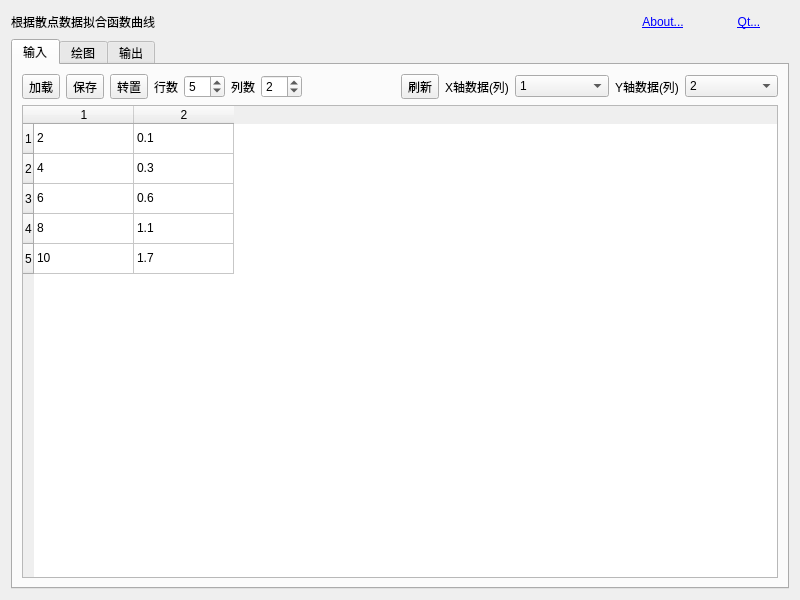
<?xml version="1.0" encoding="UTF-8"?>
<ui version="4.0">
 <class>Widget</class>
 <widget class="QWidget" name="Widget">
  <property name="geometry">
   <rect>
    <x>0</x>
    <y>0</y>
    <width>800</width>
    <height>600</height>
   </rect>
  </property>
  <property name="windowTitle">
   <string>Widget</string>
  </property>
  <property name="windowIcon">
   <iconset resource="resource.qrc">
    <normaloff>:/image/curve.png</normaloff>:/image/curve.png</iconset>
  </property>
  <layout class="QVBoxLayout" name="verticalLayout">
   <item>
    <layout class="QHBoxLayout" name="headhbpx">
     <item>
      <widget class="QLabel" name="label">
       <property name="text">
        <string>根据散点数据拟合函数曲线</string>
       </property>
      </widget>
     </item>
     <item>
      <spacer name="horizontalSpacer">
       <property name="orientation">
        <enum>Qt::Orientation::Horizontal</enum>
       </property>
       <property name="sizeHint" stdset="0">
        <size>
         <width>40</width>
         <height>20</height>
        </size>
       </property>
      </spacer>
     </item>
     <item>
      <widget class="QPushButton" name="aboutBtn">
       <property name="toolTip">
        <string>版本信息</string>
       </property>
       <property name="styleSheet">
        <string notr="true">font: 9pt &quot;Microsoft YaHei UI&quot;;
text-decoration: underline;
color: rgb(0, 0, 255);</string>
       </property>
       <property name="text">
        <string notr="true">About...</string>
       </property>
       <property name="default">
        <bool>true</bool>
       </property>
       <property name="flat">
        <bool>true</bool>
       </property>
      </widget>
     </item>
     <item>
      <widget class="QPushButton" name="qtBtn">
       <property name="toolTip">
        <string>显示Qt版本</string>
       </property>
       <property name="styleSheet">
        <string notr="true">font: 9pt &quot;Microsoft YaHei UI&quot;;
text-decoration: underline;
color: rgb(0, 0, 255);</string>
       </property>
       <property name="text">
        <string notr="true">Qt...</string>
       </property>
       <property name="flat">
        <bool>true</bool>
       </property>
      </widget>
     </item>
    </layout>
   </item>
   <item>
    <widget class="QTabWidget" name="tabWidget">
     <property name="currentIndex">
      <number>0</number>
     </property>
     <widget class="QWidget" name="tabIn">
      <attribute name="title">
       <string>输入</string>
      </attribute>
      <layout class="QVBoxLayout" name="verticalLayout_3">
       <item>
        <layout class="QHBoxLayout" name="hhbox">
         <item>
          <widget class="QToolButton" name="loadBtn">
           <property name="toolTip">
            <string>从文件加载数据</string>
           </property>
           <property name="text">
            <string>加载</string>
           </property>
           <property name="icon">
            <iconset theme="QIcon::ThemeIcon::DocumentOpen"/>
           </property>
          </widget>
         </item>
         <item>
          <widget class="QToolButton" name="saveBtn">
           <property name="toolTip">
            <string>保存数据到文件</string>
           </property>
           <property name="text">
            <string>保存</string>
           </property>
           <property name="icon">
            <iconset theme="QIcon::ThemeIcon::DocumentSaveAs"/>
           </property>
          </widget>
         </item>
         <item>
          <widget class="QToolButton" name="transBtn">
           <property name="toolTip">
            <string>转置表格数据</string>
           </property>
           <property name="text">
            <string>转置</string>
           </property>
           <property name="icon">
            <iconset theme="QIcon::ThemeIcon::MediaPlaylistShuffle"/>
           </property>
          </widget>
         </item>
         <item>
          <widget class="QLabel" name="label_14">
           <property name="text">
            <string>行数</string>
           </property>
          </widget>
         </item>
         <item>
          <widget class="QSpinBox" name="rowSpin">
           <property name="toolTip">
            <string>输入行数</string>
           </property>
           <property name="minimum">
            <number>0</number>
           </property>
           <property name="value">
            <number>5</number>
           </property>
          </widget>
         </item>
         <item>
          <widget class="QLabel" name="label_15">
           <property name="text">
            <string>列数</string>
           </property>
          </widget>
         </item>
         <item>
          <widget class="QSpinBox" name="colSpin">
           <property name="toolTip">
            <string>输入列数</string>
           </property>
           <property name="minimum">
            <number>0</number>
           </property>
           <property name="value">
            <number>2</number>
           </property>
          </widget>
         </item>
         <item>
          <spacer name="hSpace1">
           <property name="orientation">
            <enum>Qt::Orientation::Horizontal</enum>
           </property>
           <property name="sizeHint" stdset="0">
            <size>
             <width>40</width>
             <height>20</height>
            </size>
           </property>
          </spacer>
         </item>
         <item>
          <widget class="QToolButton" name="refreshBtn">
           <property name="toolTip">
            <string>刷新表格并初始化X轴和Y轴数据</string>
           </property>
           <property name="text">
            <string>刷新</string>
           </property>
           <property name="icon">
            <iconset theme="QIcon::ThemeIcon::SystemReboot"/>
           </property>
          </widget>
         </item>
         <item>
          <widget class="QLabel" name="label_16">
           <property name="text">
            <string>X轴数据(列)</string>
           </property>
          </widget>
         </item>
         <item>
          <widget class="QComboBox" name="xDataBox">
           <property name="sizePolicy">
            <sizepolicy hsizetype="Expanding" vsizetype="Fixed">
             <horstretch>0</horstretch>
             <verstretch>0</verstretch>
            </sizepolicy>
           </property>
           <property name="toolTip">
            <string>选择作为X轴数据输入的列</string>
           </property>
           <item>
            <property name="text">
             <string notr="true">1</string>
            </property>
           </item>
           <item>
            <property name="text">
             <string notr="true">2</string>
            </property>
           </item>
          </widget>
         </item>
         <item>
          <widget class="QLabel" name="label_17">
           <property name="text">
            <string>Y轴数据(列)</string>
           </property>
          </widget>
         </item>
         <item>
          <widget class="QComboBox" name="yDataBox">
           <property name="sizePolicy">
            <sizepolicy hsizetype="Expanding" vsizetype="Fixed">
             <horstretch>0</horstretch>
             <verstretch>0</verstretch>
            </sizepolicy>
           </property>
           <property name="toolTip">
            <string>选择作为Y轴数据输入的列</string>
           </property>
           <property name="currentIndex">
            <number>1</number>
           </property>
           <item>
            <property name="text">
             <string notr="true">1</string>
            </property>
           </item>
           <item>
            <property name="text">
             <string notr="true">2</string>
            </property>
           </item>
          </widget>
         </item>
        </layout>
       </item>
       <item>
        <widget class="CleverTableWidget" name="inputTable">
         <row/>
         <row/>
         <row/>
         <row/>
         <row/>
         <column/>
         <column/>
         <item row="0" column="0">
          <property name="text">
           <string notr="true">2</string>
          </property>
         </item>
         <item row="0" column="1">
          <property name="text">
           <string notr="true">0.1</string>
          </property>
         </item>
         <item row="1" column="0">
          <property name="text">
           <string notr="true">4</string>
          </property>
         </item>
         <item row="1" column="1">
          <property name="text">
           <string notr="true">0.3</string>
          </property>
         </item>
         <item row="2" column="0">
          <property name="text">
           <string notr="true">6</string>
          </property>
         </item>
         <item row="2" column="1">
          <property name="text">
           <string notr="true">0.6</string>
          </property>
         </item>
         <item row="3" column="0">
          <property name="text">
           <string notr="true">8</string>
          </property>
         </item>
         <item row="3" column="1">
          <property name="text">
           <string notr="true">1.1</string>
          </property>
         </item>
         <item row="4" column="0">
          <property name="text">
           <string notr="true">10</string>
          </property>
         </item>
         <item row="4" column="1">
          <property name="text">
           <string notr="true">1.7</string>
          </property>
         </item>
        </widget>
       </item>
      </layout>
     </widget>
     <widget class="QWidget" name="tabPlot">
      <attribute name="title">
       <string>绘图</string>
      </attribute>
      <layout class="QVBoxLayout" name="verticalLayout_5">
       <item>
        <layout class="QHBoxLayout" name="hbox1">
         <item>
          <spacer name="horizontalSpacer_4">
           <property name="orientation">
            <enum>Qt::Orientation::Horizontal</enum>
           </property>
           <property name="sizeHint" stdset="0">
            <size>
             <width>40</width>
             <height>20</height>
            </size>
           </property>
          </spacer>
         </item>
         <item>
          <widget class="QLabel" name="label_5">
           <property name="text">
            <string>X轴</string>
           </property>
          </widget>
         </item>
         <item>
          <widget class="QCheckBox" name="xLabelCheck">
           <property name="text">
            <string>显示轴标题</string>
           </property>
           <property name="checked">
            <bool>true</bool>
           </property>
          </widget>
         </item>
         <item>
          <widget class="QLineEdit" name="xLabelIn">
           <property name="toolTip">
            <string>输入X轴标题</string>
           </property>
           <property name="text">
            <string notr="true">L/min</string>
           </property>
          </widget>
         </item>
         <item>
          <widget class="QLabel" name="label_11">
           <property name="text">
            <string>小数位数</string>
           </property>
          </widget>
         </item>
         <item>
          <widget class="QSpinBox" name="decimalXBox">
           <property name="toolTip">
            <string>X轴数据及绘图坐标数字显示的小数位数</string>
           </property>
           <property name="value">
            <number>1</number>
           </property>
          </widget>
         </item>
         <item>
          <widget class="QCheckBox" name="scientificXCheck">
           <property name="toolTip">
            <string>X轴数据及绘图坐标是否采用科学计数法</string>
           </property>
           <property name="text">
            <string>科学记数法</string>
           </property>
          </widget>
         </item>
        </layout>
       </item>
       <item>
        <layout class="QHBoxLayout" name="hbox2">
         <item>
          <spacer name="horizontalSpacer_5">
           <property name="orientation">
            <enum>Qt::Orientation::Horizontal</enum>
           </property>
           <property name="sizeHint" stdset="0">
            <size>
             <width>40</width>
             <height>20</height>
            </size>
           </property>
          </spacer>
         </item>
         <item>
          <widget class="QLabel" name="label_6">
           <property name="text">
            <string>Y轴</string>
           </property>
          </widget>
         </item>
         <item>
          <widget class="QCheckBox" name="yLabelCheck">
           <property name="text">
            <string>显示轴标题</string>
           </property>
           <property name="checked">
            <bool>true</bool>
           </property>
          </widget>
         </item>
         <item>
          <widget class="QLineEdit" name="yLabelIn">
           <property name="toolTip">
            <string>输入Y轴标题</string>
           </property>
           <property name="text">
            <string notr="true">kPa</string>
           </property>
          </widget>
         </item>
         <item>
          <widget class="QLabel" name="label_12">
           <property name="text">
            <string>小数位数</string>
           </property>
          </widget>
         </item>
         <item>
          <widget class="QSpinBox" name="decimalYBox">
           <property name="toolTip">
            <string>Y轴数据及绘图坐标数字显示的小数位数</string>
           </property>
           <property name="value">
            <number>3</number>
           </property>
          </widget>
         </item>
         <item>
          <widget class="QCheckBox" name="scientificYCheck">
           <property name="toolTip">
            <string>Y轴数据及绘图坐标是否采用科学计数法</string>
           </property>
           <property name="text">
            <string>科学记数法</string>
           </property>
          </widget>
         </item>
        </layout>
       </item>
       <item>
        <layout class="QHBoxLayout" name="hhbox1">
         <item>
          <spacer name="hSpace2">
           <property name="orientation">
            <enum>Qt::Orientation::Horizontal</enum>
           </property>
           <property name="sizeHint" stdset="0">
            <size>
             <width>40</width>
             <height>20</height>
            </size>
           </property>
          </spacer>
         </item>
         <item>
          <widget class="QCheckBox" name="titleDisplayCheck">
           <property name="toolTip">
            <string>是否在绘图中显示标题</string>
           </property>
           <property name="text">
            <string>显示图表标题</string>
           </property>
          </widget>
         </item>
         <item>
          <widget class="QLineEdit" name="titleIn">
           <property name="enabled">
            <bool>false</bool>
           </property>
           <property name="toolTip">
            <string>输入图表标题</string>
           </property>
           <property name="text">
            <string notr="true">Flow-PressureDrop</string>
           </property>
          </widget>
         </item>
         <item>
          <widget class="QCheckBox" name="legendShowCheck">
           <property name="toolTip">
            <string>是否显示图例标签</string>
           </property>
           <property name="text">
            <string>显示图例</string>
           </property>
          </widget>
         </item>
         <item>
          <widget class="QToolButton" name="plotBtn">
           <property name="toolTip">
            <string>刷新绘图显示</string>
           </property>
           <property name="text">
            <string>刷新</string>
           </property>
           <property name="icon">
            <iconset theme="QIcon::ThemeIcon::ViewRefresh"/>
           </property>
          </widget>
         </item>
         <item>
          <widget class="QToolButton" name="setPlotBtn">
           <property name="toolTip">
            <string>设置绘图参数</string>
           </property>
           <property name="text">
            <string>设置绘图</string>
           </property>
           <property name="icon">
            <iconset theme="QIcon::ThemeIcon::DocumentProperties"/>
           </property>
          </widget>
         </item>
         <item>
          <widget class="QToolButton" name="setPlotSizeBtn">
           <property name="toolTip">
            <string>设置绘图区域大小</string>
           </property>
           <property name="text">
            <string>设置大小</string>
           </property>
           <property name="icon">
            <iconset theme="QIcon::ThemeIcon::ViewFullscreen"/>
           </property>
          </widget>
         </item>
         <item>
          <widget class="QToolButton" name="adjustPlotBtn">
           <property name="toolTip">
            <string>自适应绘图区域大小</string>
           </property>
           <property name="text">
            <string>自适应大小</string>
           </property>
           <property name="icon">
            <iconset theme="QIcon::ThemeIcon::ZoomFitBest"/>
           </property>
          </widget>
         </item>
         <item>
          <widget class="QToolButton" name="savePlotBtn">
           <property name="toolTip">
            <string>保存图片</string>
           </property>
           <property name="text">
            <string>保存</string>
           </property>
           <property name="icon">
            <iconset theme="QIcon::ThemeIcon::CameraPhoto"/>
           </property>
          </widget>
         </item>
        </layout>
       </item>
       <item>
        <widget class="QScrollArea" name="sarea">
         <property name="widgetResizable">
          <bool>true</bool>
         </property>
         <widget class="QWidget" name="scontents">
          <property name="geometry">
           <rect>
            <x>0</x>
            <y>0</y>
            <width>756</width>
            <height>412</height>
           </rect>
          </property>
          <layout class="QHBoxLayout" name="horizontalLayout_2">
           <item>
            <layout class="QVBoxLayout" name="sbox"/>
           </item>
          </layout>
         </widget>
        </widget>
       </item>
      </layout>
     </widget>
     <widget class="QWidget" name="taOut">
      <attribute name="title">
       <string>输出</string>
      </attribute>
      <layout class="QVBoxLayout" name="verticalLayout_4">
       <item>
        <layout class="QHBoxLayout" name="hbox6">
         <item>
          <layout class="QVBoxLayout" name="vl1">
           <item>
            <layout class="QHBoxLayout" name="hl1">
             <item>
              <widget class="QLabel" name="label_7">
               <property name="text">
                <string>方法</string>
               </property>
              </widget>
             </item>
             <item>
              <widget class="QComboBox" name="comboBox">
               <property name="toolTip">
                <string>选择拟合的函数类型</string>
               </property>
               <item>
                <property name="text">
                 <string>多项式</string>
                </property>
               </item>
               <item>
                <property name="text">
                 <string>指数</string>
                </property>
               </item>
               <item>
                <property name="text">
                 <string>对数</string>
                </property>
               </item>
               <item>
                <property name="text">
                 <string>乘幂</string>
                </property>
               </item>
              </widget>
             </item>
             <item>
              <widget class="QLabel" name="funcLabel">
               <property name="text">
                <string notr="true">...</string>
               </property>
               <property name="textFormat">
                <enum>Qt::TextFormat::RichText</enum>
               </property>
               <property name="scaledContents">
                <bool>false</bool>
               </property>
               <property name="wordWrap">
                <bool>false</bool>
               </property>
              </widget>
             </item>
             <item>
              <widget class="QLabel" name="label_13">
               <property name="text">
                <string notr="true"/>
               </property>
              </widget>
             </item>
             <item>
              <spacer name="hSpace3">
               <property name="orientation">
                <enum>Qt::Orientation::Horizontal</enum>
               </property>
               <property name="sizeHint" stdset="0">
                <size>
                 <width>40</width>
                 <height>20</height>
                </size>
               </property>
              </spacer>
             </item>
            </layout>
           </item>
           <item>
            <layout class="QHBoxLayout" name="hl2">
             <item>
              <widget class="QLabel" name="label_8">
               <property name="text">
                <string>多项式次数</string>
               </property>
              </widget>
             </item>
             <item>
              <widget class="QSpinBox" name="numberSpin">
               <property name="toolTip">
                <string>输入多项式函数的次数，最小次数为1</string>
               </property>
               <property name="minimum">
                <number>1</number>
               </property>
               <property name="value">
                <number>2</number>
               </property>
              </widget>
             </item>
             <item>
              <widget class="QCheckBox" name="interceptCheck">
               <property name="toolTip">
                <string>设置截距</string>
               </property>
               <property name="text">
                <string>设置截距</string>
               </property>
              </widget>
             </item>
             <item>
              <widget class="QLineEdit" name="interceptIn">
               <property name="enabled">
                <bool>false</bool>
               </property>
               <property name="toolTip">
                <string>输入截距数值</string>
               </property>
               <property name="text">
                <string notr="true">0.0</string>
               </property>
              </widget>
             </item>
             <item>
              <spacer name="horizontalSpacer_2">
               <property name="orientation">
                <enum>Qt::Orientation::Horizontal</enum>
               </property>
               <property name="sizeHint" stdset="0">
                <size>
                 <width>40</width>
                 <height>20</height>
                </size>
               </property>
              </spacer>
             </item>
            </layout>
           </item>
           <item>
            <widget class="CleverTableWidget" name="outputTable">
             <property name="editTriggers">
              <set>QAbstractItemView::EditTrigger::NoEditTriggers</set>
             </property>
             <attribute name="horizontalHeaderVisible">
              <bool>true</bool>
             </attribute>
             <row>
              <property name="text">
               <string notr="true">r^2</string>
              </property>
             </row>
             <row>
              <property name="text">
               <string notr="true">a0</string>
              </property>
             </row>
             <row>
              <property name="text">
               <string notr="true">a1</string>
              </property>
             </row>
             <row>
              <property name="text">
               <string notr="true">a2</string>
              </property>
             </row>
             <column>
              <property name="text">
               <string notr="true">x</string>
              </property>
             </column>
             <item row="0" column="0">
              <property name="text">
               <string notr="true">0.96</string>
              </property>
             </item>
             <item row="1" column="0">
              <property name="text">
               <string notr="true">.125</string>
              </property>
             </item>
             <item row="2" column="0">
              <property name="text">
               <string notr="true">1.12</string>
              </property>
             </item>
             <item row="3" column="0">
              <property name="text">
               <string notr="true">0.322</string>
              </property>
             </item>
            </widget>
           </item>
          </layout>
         </item>
         <item>
          <layout class="QVBoxLayout" name="vl2">
           <item>
            <layout class="QHBoxLayout" name="hbox5">
             <item>
              <spacer name="horizontalSpacer_3">
               <property name="orientation">
                <enum>Qt::Orientation::Horizontal</enum>
               </property>
               <property name="sizeHint" stdset="0">
                <size>
                 <width>40</width>
                 <height>20</height>
                </size>
               </property>
              </spacer>
             </item>
             <item>
              <widget class="QLabel" name="label_4">
               <property name="text">
                <string>小数位数</string>
               </property>
              </widget>
             </item>
             <item>
              <widget class="QSpinBox" name="decimalOutBox">
               <property name="toolTip">
                <string>输出系数的小数位数</string>
               </property>
               <property name="value">
                <number>6</number>
               </property>
              </widget>
             </item>
             <item>
              <widget class="QCheckBox" name="scientificOutCheck">
               <property name="toolTip">
                <string>输出系数是否采用科学计数法</string>
               </property>
               <property name="text">
                <string>科学记数法</string>
               </property>
               <property name="checked">
                <bool>true</bool>
               </property>
              </widget>
             </item>
             <item>
              <widget class="QToolButton" name="fitBtn">
               <property name="toolTip">
                <string>根据输入散点数据计算拟合曲线的系数</string>
               </property>
               <property name="text">
                <string>计算系数</string>
               </property>
               <property name="icon">
                <iconset theme="QIcon::ThemeIcon::MediaPlaybackStart"/>
               </property>
              </widget>
             </item>
             <item>
              <widget class="QToolButton" name="curveBtn">
               <property name="toolTip">
                <string>更新绘图显示并添加拟合的函数曲线</string>
               </property>
               <property name="text">
                <string>更新曲线</string>
               </property>
               <property name="icon">
                <iconset theme="QIcon::ThemeIcon::ViewRefresh"/>
               </property>
              </widget>
             </item>
            </layout>
           </item>
           <item>
            <widget class="QTextEdit" name="outputEdit">
             <property name="documentTitle">
              <string notr="true"/>
             </property>
             <property name="readOnly">
              <bool>true</bool>
             </property>
             <property name="markdown">
              <string notr="true">y=0.125+1.12\*x+0.322*pow(x,2)

r^2=0.96

</string>
             </property>
             <property name="html">
              <string notr="true">&lt;!DOCTYPE HTML PUBLIC &quot;-//W3C//DTD HTML 4.0//EN&quot; &quot;http://www.w3.org/TR/REC-html40/strict.dtd&quot;&gt;
&lt;html&gt;&lt;head&gt;&lt;meta name=&quot;qrichtext&quot; content=&quot;1&quot; /&gt;&lt;meta charset=&quot;utf-8&quot; /&gt;&lt;style type=&quot;text/css&quot;&gt;
p, li { white-space: pre-wrap; }
hr { height: 1px; border-width: 0; }
li.unchecked::marker { content: &quot;\2610&quot;; }
li.checked::marker { content: &quot;\2612&quot;; }
&lt;/style&gt;&lt;/head&gt;&lt;body style=&quot; font-family:'Microsoft YaHei UI'; font-size:9pt; font-weight:400; font-style:normal;&quot;&gt;
&lt;p style=&quot; margin-top:6px; margin-bottom:6px; margin-left:0px; margin-right:0px; -qt-block-indent:0; text-indent:0px;&quot;&gt;y=0.125+1.12*x+0.322*pow(x,2)&lt;/p&gt;
&lt;p style=&quot; margin-top:6px; margin-bottom:6px; margin-left:0px; margin-right:0px; -qt-block-indent:0; text-indent:0px;&quot;&gt;r^2=0.96&lt;/p&gt;&lt;/body&gt;&lt;/html&gt;</string>
             </property>
            </widget>
           </item>
          </layout>
         </item>
        </layout>
       </item>
       <item>
        <layout class="QHBoxLayout" name="hbox4">
         <item>
          <widget class="QLabel" name="label_9">
           <property name="text">
            <string>X点</string>
           </property>
          </widget>
         </item>
         <item>
          <widget class="QLineEdit" name="xIn">
           <property name="toolTip">
            <string>给定X值</string>
           </property>
           <property name="text">
            <string notr="true"/>
           </property>
          </widget>
         </item>
         <item>
          <widget class="QToolButton" name="calcYOut">
           <property name="toolTip">
            <string>根据给定的X值计算Y值</string>
           </property>
           <property name="text">
            <string>计算Y值</string>
           </property>
           <property name="icon">
            <iconset theme="QIcon::ThemeIcon::MediaSeekForward"/>
           </property>
          </widget>
         </item>
         <item>
          <widget class="QLineEdit" name="yOut">
           <property name="toolTip">
            <string>根据给定的X值计算Y值结果</string>
           </property>
           <property name="text">
            <string notr="true"/>
           </property>
           <property name="readOnly">
            <bool>true</bool>
           </property>
          </widget>
         </item>
         <item>
          <spacer name="hSpace4">
           <property name="orientation">
            <enum>Qt::Orientation::Horizontal</enum>
           </property>
           <property name="sizeHint" stdset="0">
            <size>
             <width>40</width>
             <height>20</height>
            </size>
           </property>
          </spacer>
         </item>
         <item>
          <widget class="QLabel" name="label_10">
           <property name="text">
            <string>Y点</string>
           </property>
          </widget>
         </item>
         <item>
          <widget class="QLineEdit" name="yIn">
           <property name="toolTip">
            <string>给定Y值</string>
           </property>
           <property name="text">
            <string notr="true"/>
           </property>
          </widget>
         </item>
         <item>
          <widget class="QToolButton" name="calcXOut">
           <property name="toolTip">
            <string>根据给定的Y值计算X值</string>
           </property>
           <property name="text">
            <string>计算X值</string>
           </property>
           <property name="icon">
            <iconset theme="QIcon::ThemeIcon::MediaSeekBackward"/>
           </property>
          </widget>
         </item>
         <item>
          <widget class="QLineEdit" name="xOut">
           <property name="toolTip">
            <string>根据给定的Y值计算X值结果</string>
           </property>
           <property name="text">
            <string notr="true"/>
           </property>
           <property name="readOnly">
            <bool>true</bool>
           </property>
          </widget>
         </item>
        </layout>
       </item>
      </layout>
     </widget>
    </widget>
   </item>
  </layout>
 </widget>
 <customwidgets>
  <customwidget>
   <class>CleverTableWidget</class>
   <extends>QTableWidget</extends>
   <header>clevertw</header>
  </customwidget>
 </customwidgets>
 <resources>
  <include location="resource.qrc"/>
 </resources>
 <connections>
  <connection>
   <sender>interceptCheck</sender>
   <signal>toggled(bool)</signal>
   <receiver>interceptIn</receiver>
   <slot>setEnabled(bool)</slot>
   <hints>
    <hint type="sourcelabel">
     <x>124</x>
     <y>283</y>
    </hint>
    <hint type="destinationlabel">
     <x>194</x>
     <y>283</y>
    </hint>
   </hints>
  </connection>
  <connection>
   <sender>titleDisplayCheck</sender>
   <signal>toggled(bool)</signal>
   <receiver>titleIn</receiver>
   <slot>setEnabled(bool)</slot>
   <hints>
    <hint type="sourcelabel">
     <x>451</x>
     <y>138</y>
    </hint>
    <hint type="destinationlabel">
     <x>552</x>
     <y>138</y>
    </hint>
   </hints>
  </connection>
  <connection>
   <sender>xLabelCheck</sender>
   <signal>toggled(bool)</signal>
   <receiver>xLabelIn</receiver>
   <slot>setEnabled(bool)</slot>
   <hints>
    <hint type="sourcelabel">
     <x>400</x>
     <y>85</y>
    </hint>
    <hint type="destinationlabel">
     <x>602</x>
     <y>85</y>
    </hint>
   </hints>
  </connection>
  <connection>
   <sender>xLabelCheck</sender>
   <signal>toggled(bool)</signal>
   <receiver>decimalXBox</receiver>
   <slot>setEnabled(bool)</slot>
   <hints>
    <hint type="sourcelabel">
     <x>400</x>
     <y>85</y>
    </hint>
    <hint type="destinationlabel">
     <x>849</x>
     <y>85</y>
    </hint>
   </hints>
  </connection>
  <connection>
   <sender>xLabelCheck</sender>
   <signal>toggled(bool)</signal>
   <receiver>scientificXCheck</receiver>
   <slot>setEnabled(bool)</slot>
   <hints>
    <hint type="sourcelabel">
     <x>400</x>
     <y>85</y>
    </hint>
    <hint type="destinationlabel">
     <x>933</x>
     <y>85</y>
    </hint>
   </hints>
  </connection>
  <connection>
   <sender>yLabelCheck</sender>
   <signal>toggled(bool)</signal>
   <receiver>yLabelIn</receiver>
   <slot>setEnabled(bool)</slot>
   <hints>
    <hint type="sourcelabel">
     <x>400</x>
     <y>115</y>
    </hint>
    <hint type="destinationlabel">
     <x>602</x>
     <y>115</y>
    </hint>
   </hints>
  </connection>
  <connection>
   <sender>yLabelCheck</sender>
   <signal>toggled(bool)</signal>
   <receiver>decimalYBox</receiver>
   <slot>setEnabled(bool)</slot>
   <hints>
    <hint type="sourcelabel">
     <x>400</x>
     <y>115</y>
    </hint>
    <hint type="destinationlabel">
     <x>849</x>
     <y>115</y>
    </hint>
   </hints>
  </connection>
  <connection>
   <sender>yLabelCheck</sender>
   <signal>toggled(bool)</signal>
   <receiver>scientificYCheck</receiver>
   <slot>setEnabled(bool)</slot>
   <hints>
    <hint type="sourcelabel">
     <x>400</x>
     <y>115</y>
    </hint>
    <hint type="destinationlabel">
     <x>933</x>
     <y>115</y>
    </hint>
   </hints>
  </connection>
 </connections>
</ui>
